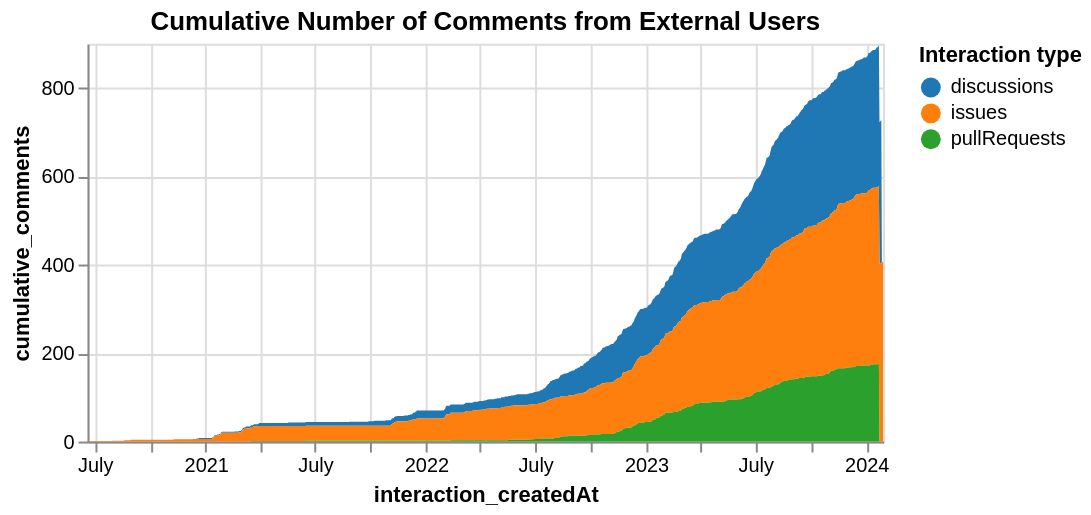

Specify this chart in Vega-Lite:
### Vega-Lite specification from a JSON file in a GitHub repository (floating-point values rounded to 4 significant figures; data arrays with more than 128 entries replaced by an {"elided": "..."} marker saying what was removed)
{"config": {"view": {"continuousWidth": 400, "continuousHeight": 300}}, "data": {"name": "data-0602198f65f2b2af8411b59601bad95d"}, "mark": "area", "encoding": {"color": {"field": "interaction_type", "legend": {"orient": "right"}, "scale": {"scheme": "category10"}, "title": "Interaction type", "type": "nominal"}, "tooltip": [{"field": "interaction_createdAt", "type": "temporal"}, {"field": "cumulative_comments", "type": "quantitative"}], "x": {"field": "interaction_createdAt", "type": "temporal"}, "y": {"field": "cumulative_comments", "type": "quantitative"}}, "height": 200, "title": "Cumulative Number of Comments from External Users", "$schema": "https://vega.github.io/schema/vega-lite/v4.17.0.json", "datasets": {"data-0602198f65f2b2af8411b59601bad95d": {"elided": "3498 records"}}}
